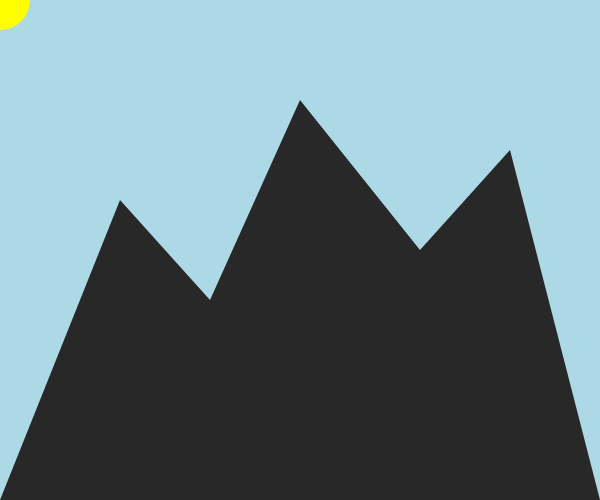
Frame 1 (no input)
Frame 60 (no input): identical to frame 1, image omitted
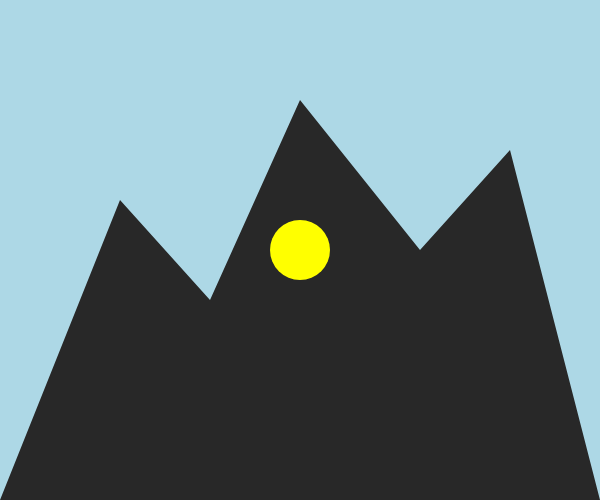
Frame 120 (the mouse pressed at the canvas centre since frame 60)

The p5.js sketch that drew these frames (run headless with seeded random() and noise() and a simulated clock; from frame 60 on, the mouse is pressed at the canvas centre):

// p5.js sketch
// ── sketch.js
// Project Title
// Your Name
// Date
//
// Extra for Experts:
// - describe what you did to take this project "above and beyond"


function setup() {
  createCanvas(600, 500);
x=100
y=100
outline=55
inline=50
}

function draw() {
  background(173,216,230);
  mountain();
  if ((mouseX > 20) && (mouseX < 150) && (mouseY > 20) && (mouseY < 150)){
    fill(128,128,128);
    nextScene()
    moon(mouseX,mouseY)
    mountain()
  }
  else {
    fill(255,255,0);
  }
  ellipse(mouseX, mouseY, 60, 60);
}

function mountain(){
  fill(40);
  noStroke();
  beginShape();
  vertex(0, height);
  vertex(width * 0.2, height * 0.4);
  vertex(width * 0.35, height * 0.6);
  vertex(width * 0.50, height * 0.2);
  vertex(width * 0.70, height * 0.5);
  vertex(width * 0.85, height * 0.3);
  vertex(width, height);
  endShape();
}
function nextScene(){
  background(0,0,129)
  
}

function moon(){
  fill(255);
  ellipse(x+100,y,inline,inline);
  fill(0,0,129);
  noStroke();
  rect(175,75,outline/2,outline)
  stroke(255);
  fill(0,0,129);
  noStroke();
  ellipse(x+100,y,inline/2,inline);
}
